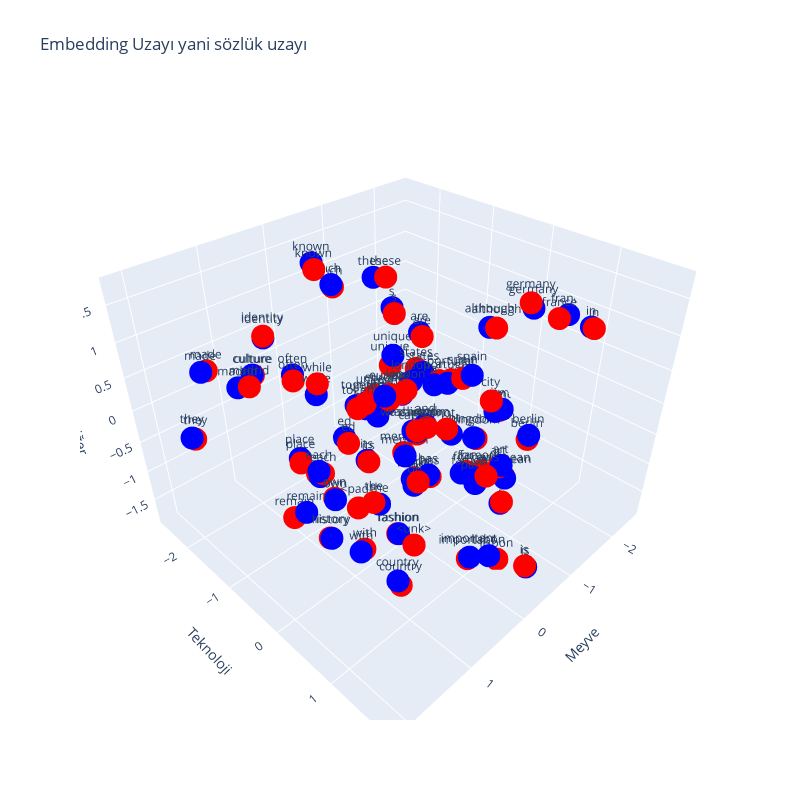

Write notebook code for a chart like this one.
### Code cell
dots_data = [
  {
    "dots": untrained_weights,
    "color": "blue",
    "labels": [reverse_vocab_list[i] for i in range(len(reverse_vocab_list))]
  },
  {
    "dots": trained_weights,
    "color": "red",
    "labels": [reverse_vocab_list[i] for i in range(len(reverse_vocab_list))]
  }
]

plot_dots(dots_data, "Embedding Uzayı yani sözlük uzayı")
